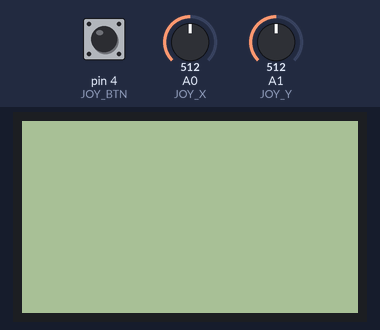
The sketch below on a simulated Arduino Uno, built with avr-gcc and run on an emulated ATmega328P. Parts: 84×48 one-colour display. Inputs (shaded band) come from the test bench; at power-on: pin 4 (JOY_BTN) HIGH, A0 (JOY_X) = 512, A1 (JOY_Y) = 512.

Above: at 1.2 s.
1.3 s: pin 4 (JOY_BTN) pulled LOW for 0.15 s
At 1.47 s:
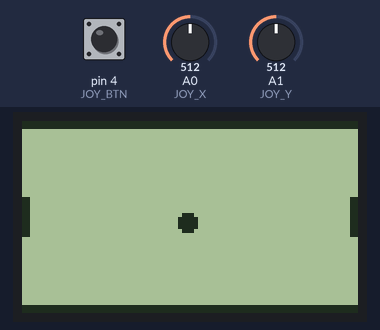
2.0 s: A0 (JOY_X) set to 596
3.5 s: A0 (JOY_X) set to 626
At 3.89 s:
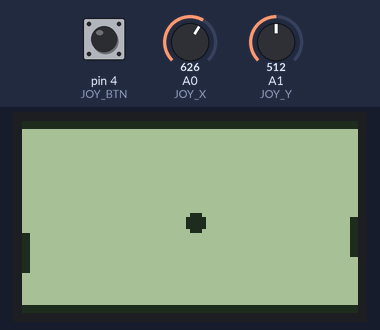
5.2 s: pin 4 (JOY_BTN) pulled LOW for 1 s
At 6.7 s:
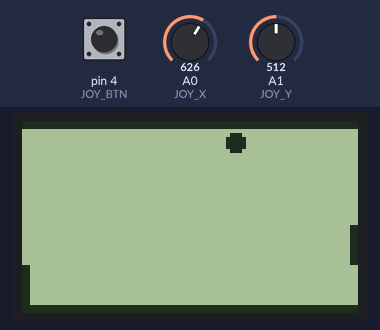
7.7 s: pin 4 (JOY_BTN) pulled LOW for 0.15 s
At 7.86 s:
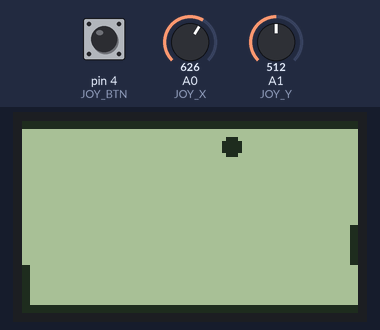
8.4 s: A0 (JOY_X) set to 306
At 8.77 s:
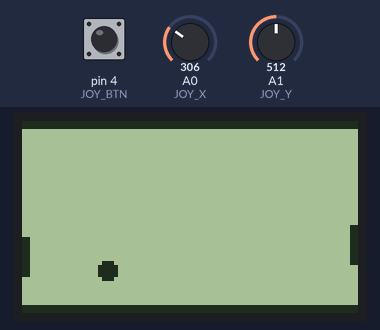
Timing chart, 0 to 11.4 s (numbered marks = the images above; inputs shaded):
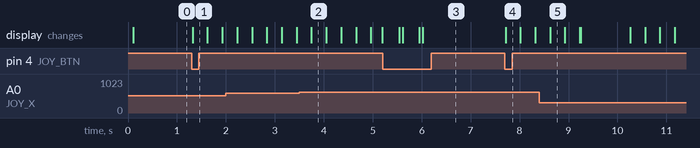

The sketch:

Pong-168-v2.ino
```cpp
/* ***********************************************************************
* Pong 1.0 (Richard Niemand)
* ************************************************************************
* My first attempt at working with the Nokia 5110 screen and
* Arduino. There is a lo of room for improvements on the code
* and I always welcome pull requests :)
*
* Libs required for this project to work:
*
*   https://github.com/adafruit/Adafruit-GFX-Library
*   https://github.com/adafruit/Adafruit-PCD8544-Nokia-5110-LCD-library
*
* ***********************************************************************
* Pin Outs
* ***********************************************************************
*
* (Nokia 5110 screen)
*
*   1 - RST        -------------------------- 6
*   2 - CE (SCE)   -------------------------- 7
*   3 - D/C        -------------------------- 5
*   4 - DIN (MOSI) -------------------------- 11
*   5 - SCLK       -------------------------- 13
*   6 - VCC        -------------------------- 5v
*   7 - BL         -------------------------- 3v
*   8 - GND        -------------------------- GND
*
* (Joystick Module)
*
*   1 - SW         -------------------------- 4
*   2 - Y          -------------------------- A1
*   3 - X          -------------------------- A0
*   4 - 5v         -------------------------- 5v
*   5 - GND        -------------------------- GND
*********************************************************************** */
#include <Adafruit_GFX.h>
#include <Adafruit_PCD8544.h>
//#include "joystick.h"
#include "pong.h"

const short JOY_X          = A0;
const short JOY_Y          = A1;
const short JOY_BTN        = 4;

Adafruit_PCD8544          display(12, 11, 5, 7, 6); // SCLK, DIN, DC, CS, RST
Joystick                  joy(JOY_X, JOY_Y, JOY_BTN);
Pong                      pong(15, joy, display);

void setup()
{
  pinMode(JOY_BTN, INPUT_PULLUP);
  pinMode(JOY_X, INPUT);
  pinMode(JOY_Y, INPUT);

  //Serial.begin(9600);
  joy.setThresholds(100, 100, 100, 100);

  display.begin();
  display.setContrast(50);
  display.clearDisplay();
}

void loop() {
  pong.gameLoop();
}
```

joystick.cpp
```cpp
#pragma once
#include "Arduino.h"
#include "joystick.h"

// FYI: http://stackoverflow.com/questions/8964164/single-class-has-a-class-redefinition-error

Joystick::Joystick(int xPin, int yPin, int buttonPin) {
  _pinX = xPin;
  _pinY = yPin;
  _pinBtn = buttonPin;

  _upThreshold = 512 + 100;
  _downThreshold = 512 - 100;
  _leftThreshold = 512 + 100;
  _rightThreshold = 512 - 100;
}

void Joystick::setThresholdY(int left, int right) {
  _leftThreshold = 512 + left;
  _rightThreshold = 512 - right;
}

void Joystick::setThresholdsX(int up, int down) {
  _upThreshold = 512 - up;
  _downThreshold = 512 + down;
}

void Joystick::setThresholds(int up, int down, int left, int right) {
  setThresholdsX(up, down);
  setThresholdY(left, right);
}

void Joystick::update() {
  x = analogRead(_pinX);
  y = analogRead(_pinY);
  btn = digitalRead(_pinBtn) == 0;

  // Set direction for X
  if( x < _upThreshold ) { xDirection = UP; }
  else if( x > _downThreshold ) { xDirection = DOWN; }
  else { xDirection = NONE; }

  // Set direction for Y
  if( y < _rightThreshold ) { yDirection = RIGHT; }
  else if( y > _leftThreshold ) { yDirection = LEFT; }
  else { yDirection = NONE; }
};
```

joystick.h
```cpp
#pragma once

enum Direction { UP, DOWN, LEFT, RIGHT, NONE };

class Joystick {
  public:
    Joystick(int xPin, int yPin, int buttonPin);

    int x, y, btn;
    Direction xDirection, yDirection;

    void setThresholdY(int left, int right);
    void setThresholdsX(int up, int down);
    void setThresholds(int up, int down, int left, int right);
    void update();

  protected:
    int _pinX, _pinY, _pinBtn, _upThreshold, _downThreshold, _leftThreshold, _rightThreshold;
};
```

pong.cpp
```cpp
#include "pong.h"
// using * allows lazy assignment (provided all names match) <- not a safe / good idea

Pong::Pong(int _gameSpeed, Joystick& _joystick, Adafruit_PCD8544& _display)
  : joystick(_joystick), display(_display)
{
  ballWidth       = 2;
  paddleWidth     = 2;
  paddleHeight    = 10;
  boundaryHeight  = 2;
  maxScore        = 5;
  debugEnabled    = false;
  gameSpeed       = _gameSpeed;

  onStartScreen   = true;
  inGame          = false;
  isGameOver      = false;
  gamePaused      = false;

  paddleYLock     = (display.width() - 2);
  paddle1Y        = (display.height() / 2) - (10 / paddleWidth);
  paddle2Y        = (display.height() / 2) - (10 / paddleWidth);
  ballX           = display.width()/2;
  ballY           = display.height()/2;
  ballSpeedX      = -1;
  ballSpeedY      = 1;
  player1Score    = 0;
  player2Score    = 0;

  unsigned long lastDebounceTime    = 0;

  collision_bottomY   = display.height() - 2;
  collision_rightX    = display.width() - 2;
  collision_topY      = 2;
  collision_leftX     = 2;
  halfBallWidth       = ballWidth / 2;
}

void Pong::gameLoop() {
  readButtons();
  showGameOver();
  showStartScreen();
  runGameLoop();

  delay(gameSpeed);
}

void Pong::readButtons() {
  joystick.update();

  // super simple button press limiting
  if( joystick.btn == 1 && (millis() - lastDebounceTime) > 200 ) {
    lastDebounceTime = millis();

    if( inGame == true ) {
      gamePaused = !gamePaused;
    }

    if( onStartScreen == true ) {
      onStartScreen = false;
      inGame = true;
    }
  }
}

void Pong::showGameOver() {
  if( !isGameOver ) {
    return;
  }

  gamePaused = true;
  inGame = false;
  onStartScreen = true;
  isGameOver = false;
  player1Score = 0;
  player2Score = 0;

  display.clearDisplay();

  display.println();
  display.println("  GAME OVER");
  display.println();

  if( player1Score >= maxScore ) {
    display.println("  YOU win!");
  } else {
    display.println("  CPU wins!");
  }

  display.display();
  delay(2000);
}

void Pong::showStartScreen() {
  //screens->showStart();

  if( !onStartScreen ) {
    return;
  }

  display.clearDisplay();

  display.println();
  display.println("  PONG (1.0)");
  display.println();
  display.println(" Press START");

  display.display();
}

void Pong::runGameLoop() {
  if( gamePaused || !inGame ) {
    return;
  }

  display.clearDisplay();

  moveAiPaddle();
  movePlayerPaddle();
  moveBall();

  drawBoundaries();
  drawPaddles();
  drawBall();

  display.display();
}

void Pong::movePlayerPaddle() {
  // Player has pressed the UP button
  if( joystick.xDirection == UP ) {
    // Check to see if we are colliding with the top boundary
    if( paddle1Y > boundaryHeight ) {
      paddle1Y -= 1;
    }
  }

  // Player has pressed the DOWN button
  if( joystick.xDirection == DOWN ) {
    // Check to see if we are colliding with the bottom boundary
    if( (paddle1Y + paddleHeight) < (display.height() - boundaryHeight) ) {
      paddle1Y += 1;
    }
  }
}

void Pong::moveAiPaddle() {
  if( ballY > paddle2Y && ballSpeedX > 0 ) {
    paddle2Y += 1;
    return;
  }

  if( ballY < paddle2Y && ballSpeedX > 0 ) {
    paddle2Y -= 1;
    return;
  }
}

void Pong::drawBoundaries() {
  display.drawLine(0, 0, display.width(), 0, BLACK);
  display.drawLine(0, 1, display.width(), 1, BLACK);

  display.drawLine(0, display.height()-2, display.width(), display.height()-2, BLACK);
  display.drawLine(0, display.height()-1, display.width(), display.height()-1, BLACK);
}

void Pong::drawPaddles() {
  // Left paddle
  // x, y, width, height, color
  display.drawRect(0, paddle1Y, paddleWidth, paddleHeight, BLACK);

  // Right paddle
  display.drawRect(paddleYLock, paddle2Y, paddleWidth, paddleHeight, BLACK);
}

void Pong::drawBall() {
  // x0, y0, r, color
  display.fillCircle(ballX, ballY, ballWidth, BLACK);
}

void Pong::moveBall() {
  checkCollisions();

  ballX += ballSpeedX;
  ballY += ballSpeedY;
}

void Pong::pauseGame() {
  if( !inGame ) return;
  gamePaused = true;
}

void Pong::resumeGame() {
  if( !inGame ) return;
  gamePaused = false;
}

void Pong::resetBall() {
  ballX = display.width()/2;
  ballY = display.height()/2;
}

void Pong::showScores() {
  pauseGame();
  display.clearDisplay();

  display.println();

  display.print("Player: ");
  display.print(player1Score);
  display.println();

  display.print("CPU:    ");
  display.print(player2Score);
  display.println();

  display.display();
  delay(1000);

  // Check to see if it is Game Over
  if( player1Score >= maxScore || player2Score >= maxScore ) {
    isGameOver = true;
  }

  display.clearDisplay();
  resumeGame();
}

void Pong::checkCollisions() {
  // printBallPos();

  checkCollisionBottom();
  checkCollisionRight();
  checkCollisionTop();
  checkCollisionLeft();
}

void Pong::checkCollisionBottom() {
  // If the ball is above the boundaries there is no need to check
  if( ballY + (ballWidth) < collision_bottomY ){
    return;
  }

  // Flip the speed of the ball to change direction
  ballSpeedY = ballSpeedY * -1;
}

void Pong::checkCollisionRight() {
  // Check if the ball is close to the right
  if( (ballX + ballWidth) < collision_rightX ) {
    return;
  }

  // Check if we went over the top of the paddle
  if( (ballY + halfBallWidth) < paddle2Y ) {
    player1Score += 1;
    resetBall();
    showScores();
    return;
  }

  // Check if we went under the bottom of the paddle
  if( (ballY - halfBallWidth) > (paddle2Y + paddleHeight) ) {
    player1Score += 1;
    resetBall();
    showScores();
    return;
  }

  // Ball collided with the paddle
  ballSpeedX = ballSpeedX * -1;
}

void Pong::checkCollisionTop() {
  // Check to see if the ball is at the top
  if( ballY > collision_topY ) {
    return;
  }

  ballSpeedY = ballSpeedY * -1;
}

void Pong::checkCollisionLeft() {
  // Check if the ball is close to the left
  if( (ballX + ballWidth) > collision_leftX ) {
    return;
  }

  // Check if we went over the top of the paddle
  if( (ballY + halfBallWidth) < paddle1Y ) {
    player2Score += 1;
    resetBall();
    showScores();
    return;
  }

  // Check if we went under the bottom of the paddle
  if( (ballY - halfBallWidth) > (paddle1Y + paddleHeight) ) {
    player2Score += 1;
    resetBall();
    showScores();
    return;
  }

  // Ball collided with the paddle
  ballSpeedX = ballSpeedX * -1;
}
```

pong.h
```cpp
#include "Arduino.h"
#include "joystick.h"
#include <Adafruit_GFX.h>
#include <Adafruit_PCD8544.h>

class Pong {
  private:
    Joystick& joystick;
    Adafruit_PCD8544& display;
    short ballWidth, paddleWidth, paddleHeight, boundaryHeight, paddleYLock;
    short collision_bottomY, collision_rightX, collision_topY, collision_leftX, halfBallWidth;
    unsigned long lastDebounceTime;

    void readButtons();
    void showGameOver();
    void showStartScreen();
    void runGameLoop();
    void movePlayerPaddle();
    void moveAiPaddle();
    void moveBall(), drawBoundaries(), drawPaddles(), drawBall();
    void checkCollisions(), pauseGame(), resumeGame(), resetBall();
    void showScores(), checkCollisionBottom(), checkCollisionRight();
    void checkCollisionTop(), checkCollisionLeft();

  public:
    int gameSpeed, debugEnabled;
    bool onStartScreen, inGame, isGameOver, gamePaused;
    short paddle1Y, paddle2Y, ballX, ballY, ballSpeedX, ballSpeedY, player1Score, player2Score, maxScore;

    Pong(int _gameSpeed, Joystick& _joystick, Adafruit_PCD8544& _display);
    void gameLoop();
};
```

screens.cpp
```cpp
#include "Arduino.h"
#include <Adafruit_GFX.h>
#include <Adafruit_PCD8544.h>

enum Screen {
  GAME,
  START
};

class Screens {
  Screen currentScreen;
  Adafruit_PCD8544 display;

  public:
    Screens(Adafruit_PCD8544& _display)
      : display(_display) // initilizer list
    {
      //display = _display;
      display.begin();
    };

    void setCurrentScreen(Screen s) {
      currentScreen = s;
    }

    void showStart() {
      // if( currentScreen != START ) { return; }

      Serial.println(display.height());

      display.clearDisplay();

      display.println();
      display.println("  PONG (1.0)");
      display.println();
      display.println(" Press START");

      display.display();
    };
};
```

Measured:
- after the input at 1.3 s, the display: changes at once (image 1)
- after the input at 7.7 s, the display: changes at once (image 4)
